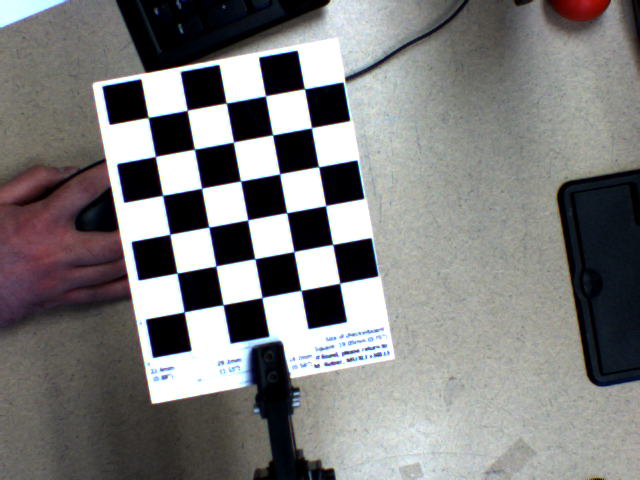
%> input picture ScorBot Fixed Camera Calibration/img_ScorBot001.png, 640 x 480 px
$ octave --eval "result = createMaskRedBall(imread('ScorBot Fixed Camera Calibration/img_ScorBot001.png'));"   (GNU Octave 9; MATLAB toolbox functions it lacks are replaced by stand-ins)
%> lines starting %> are read from the running program, lines starting %| are printed output that depends on the picture; in (x1, y1, x2, y2) boxes, pixels count from 0 and x2, y2 are one past the last pixel; in counts of white or black regions, pixels touching at a corner belong together; the program's own positions count from 1
function [BW,maskedRGBImage] = createMaskRedBall(RGB)
%createMask  Threshold RGB image using auto-generated code from colorThresholder app.
%  [BW,MASKEDRGBIMAGE] = createMask(RGB) thresholds image RGB using
%  auto-generated code from the colorThresholder app. The colorspace and
%  range for each channel of the colorspace were set within the app. The
%  segmentation mask is returned in BW, and a composite of the mask and
%  original RGB images is returned in maskedRGBImage.

% Auto-generated by colorThresholder app on 18-Jul-2019
%------------------------------------------------------


% Convert RGB image to chosen color space
I = rgb2hsv(RGB);
%> I: size 480x640x3 double; mean H, S, V 0.342, 0.219, 0.515

% Define thresholds for channel 1 based on histogram settings
channel1Min = 0.968;
channel1Max = 0.075;

% Define thresholds for channel 2 based on histogram settings
channel2Min = 0.242;
channel2Max = 1.000;

% Define thresholds for channel 3 based on histogram settings
channel3Min = 0.404;
channel3Max = 0.859;

% Create mask based on chosen histogram thresholds
sliderBW = ( (I(:,:,1) >= channel1Min) | (I(:,:,1) <= channel1Max) ) & ...
    (I(:,:,2) >= channel2Min ) & (I(:,:,2) <= channel2Max) & ...
    (I(:,:,3) >= channel3Min ) & (I(:,:,3) <= channel3Max);
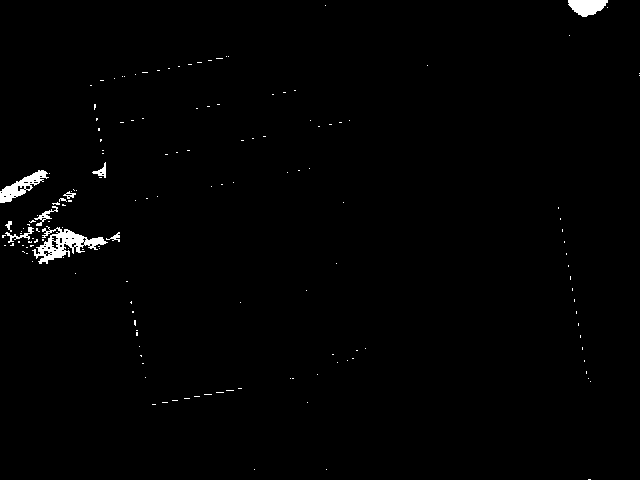
%> sliderBW: size 480x640 logical; 0.99% white; 157 white regions (148 under 20 px), largest, box (x1, y1, x2, y2) and area: (32, 226, 108, 264) 1056, (0, 170, 49, 203) 585, (568, 0, 608, 17) 476

% Create mask based on selected regions of interest on point cloud projection
I = double(I);
[m,n,~] = size(I);
%> m = 480; n = 640
polyBW = false([m,n]);
I = reshape(I,[m*n 3]);

% Convert HSV color space to canonical coordinates
Xcoord = I(:,2).*I(:,3).*cos(2*pi*I(:,1));
Ycoord = I(:,2).*I(:,3).*sin(2*pi*I(:,1));
I(:,1) = Xcoord;
I(:,2) = Ycoord;
clear Xcoord Ycoord

% Project 3D data into 2D projected view from current camera view point within app
J = rotateColorSpace(I);

% Apply polygons drawn on point cloud in app
polyBW = applyPolygons(J,polyBW);
%> the loop in applyPolygons, `for ii = 1:length(hPoints)` made 1 pass
%> pass 1, in applyPolygons, `in = reshape(in,size(polyBW));`:
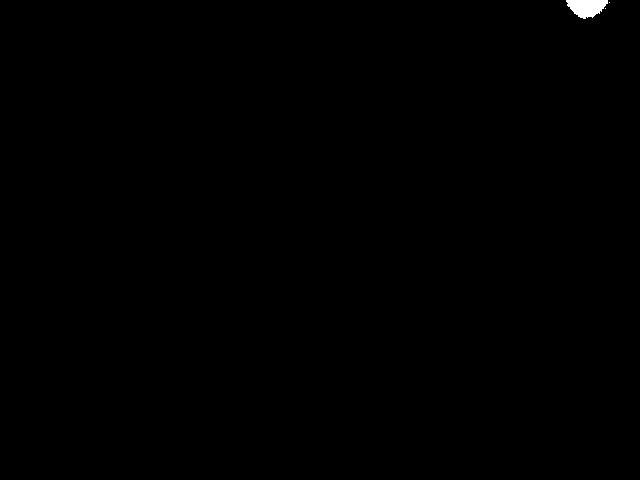
%> in: size 480x640 logical; 0.18% white; 3 white regions (2 under 20 px), largest, box (x1, y1, x2, y2) and area: (566, 0, 608, 19) 552

% Combine both masks
BW = sliderBW & polyBW;
%> BW: size 480x640 logical; 0.15% white; 1 white region, box (x1, y1, x2, y2) and area: (568, 0, 608, 17) 476

% Initialize output masked image based on input image.
maskedRGBImage = RGB;
%> maskedRGBImage is the input picture: size 480x640x3 uint8; mean R, G, B 125.5, 125.1, 124.7

% Set background pixels where BW is false to zero.
maskedRGBImage(repmat(~BW,[1 1 3])) = 0;

end

function J = rotateColorSpace(I)

% Translate the data to the mean of the current image within app
shiftVec = [0.007281 0.006691 0.660770];
I = I - shiftVec;
I = [I ones(size(I,1),1)]';

% Apply transformation matrix
tMat = [0.654997 -0.034085 0.000000 -0.483162;
    -0.000792 -0.037499 0.756190 -0.480840;
    0.021696 1.027633 0.027594 8.126075;
    0.000000 0.000000 0.000000 1.000000];

J = (tMat*I)';
end

function polyBW = applyPolygons(J,polyBW)

% Define each manually generated ROI
hPoints(1).data = [-0.122453 -0.309552;
    -0.279024 -0.692250;
    -0.140290 -0.676819;
    0.026191 -0.380536];

% Iteratively apply each ROI
for ii = 1:length(hPoints)
    if size(hPoints(ii).data,1) > 2
        in = inpolygon(J(:,1),J(:,2),hPoints(ii).data(:,1),hPoints(ii).data(:,2));
        in = reshape(in,size(polyBW));
        polyBW = polyBW | in;
    end
end

end
